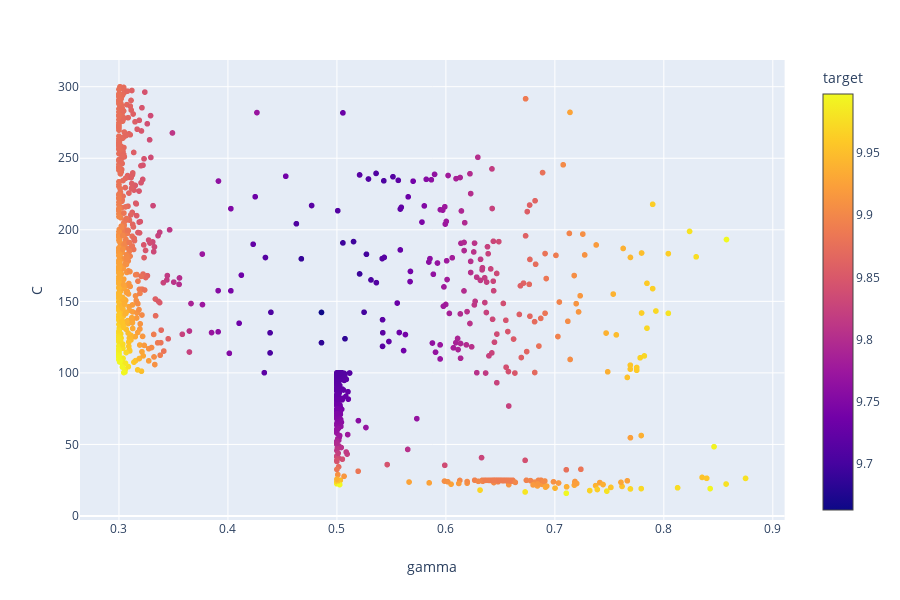

Notebook source saved alongside this figure:
### Code cell
px.scatter(df1, x="gamma", y="C", color="target")

### Figure 1 — Plotly figure (JSON) as saved in the notebook; plotly's stock layout.template omitted (floating-point values rounded to 4 significant figures; data arrays with more than 128 entries replaced by an {"elided": "..."} marker saying what was removed)
{"data": [{"hoverlabel": {"namelength": 0}, "hovertemplate": "gamma=%{x}<br>C=%{y}<br>target=%{marker.color}", "legendgroup": "", "marker": {"color": {"elided": "1665 float values"}, "coloraxis": "coloraxis", "symbol": "circle"}, "mode": "markers", "name": "", "showlegend": false, "type": "scattergl", "x": {"elided": "1665 float values"}, "xaxis": "x", "y": {"elided": "1665 float values"}, "yaxis": "y"}], "layout": {"coloraxis": {"colorbar": {"title": {"text": "target"}}, "colorscale": [[0, "#0d0887"], [0.1111, "#46039f"], [0.2222, "#7201a8"], [0.3333, "#9c179e"], [0.4444, "#bd3786"], [0.5556, "#d8576b"], [0.6667, "#ed7953"], [0.7778, "#fb9f3a"], [0.8889, "#fdca26"], [1, "#f0f921"]]}, "height": 600, "legend": {"tracegroupgap": 0}, "margin": {"t": 60}, "xaxis": {"anchor": "y", "domain": [0, 0.98], "title": {"text": "gamma"}}, "yaxis": {"anchor": "x", "domain": [0, 1], "title": {"text": "C"}}}}
